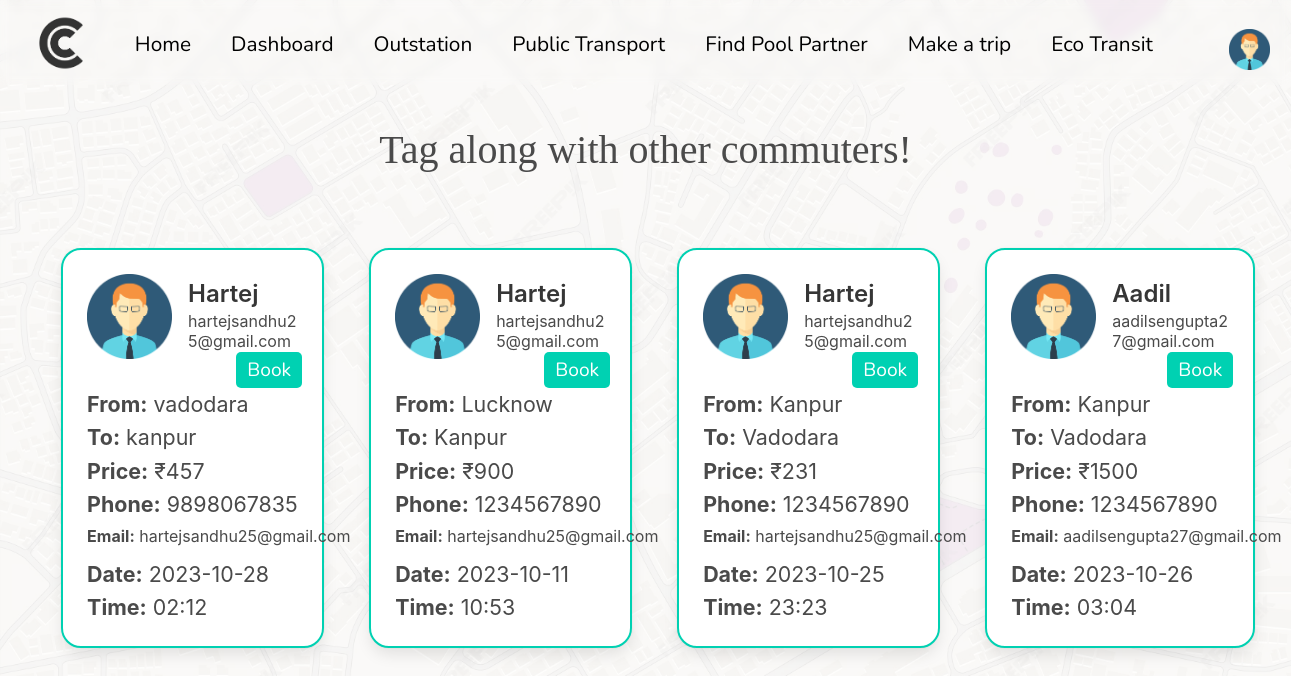
Screenshot of /outstation (signed in) with the database file from the repository.
### main/models.py (models this page shows)
class outstation(models.Model):
    start = models.CharField(max_length=100)
    end = models.CharField(max_length=100)
    time = models.CharField(max_length=100)
    date = models.CharField(max_length=100)
    seats = models.CharField(max_length=100)
    price = models.CharField(max_length=100)
    driver = models.CharField(max_length=100)
    car = models.CharField(max_length=100)
    phone = models.CharField(max_length=100)
    status = models.CharField(max_length=100)

### main/views.py (the view)
# urls.py: path('outstation', views.outstationn, name='outstation'),
def outstationn(request):
    if not request.user.is_authenticated:
        return redirect('/login')
    data = outstation.objects.all()
    users = []
    newData =[]
    for i in data:
        if i.driver == 1:
            continue
        newData.append(i.__dict__)
        newData[-1]['user'] = User.objects.get(id=i.driver).__dict__
    print(newData)
    return render(request, 'outstation.html', {'data': newData, 'userss': users})

### main/templates/outstation.html (shortened to what this page needs)
{% extends "bg.html" %}
{% load static %}
{% block content %}
<link rel="stylesheet" href="https://cdn.jsdelivr.net/npm/bulma@0.9.4/css/bulma.min.css">
<link rel="stylesheet" href="{% static 'outstation.css' %}">
    <div class="Head">
        <h1 style='position: absolute; top: 120px; left: 50%; transform: translateX(-50%); font-family: "SFProBold"; font-size: 2.5rem; color: "#000"' >Tag along with other commuters!</h1>
            {% for x in data %}
            <div class="card" id="{{x.id}}" style='position: relative;' >
                <button class='BookBtn' onClick='alert("Ride with {{x.user.first_name}} has been booked. Please check your email for further details.")' >Book</button>
                <div class="card-content">
                  <div class="media">
                    <div class="media-left">
                      <figure class="image">
                        <img src="{% static 'dpdemo.png' %}">
                      </figure>
                    </div>
                    <div class="media-content" style='transform: translateY(6px)' >
                      <p class="title is-4">{{ x.user.first_name }}</p>
                      <p class="subtitle is-6">{{ x.user.username }}</p>
                    </div>
                  </div>
                  <div class="content" style='font-size: 1.34rem; line-height: 12px; transform: translateY(15px)' >
                    <p><b>From:</b> {{ x.start }}</p>
                    <p><b>To:</b> {{ x.end }}</p>
                    <p><b>Price:</b> ₹{{ x.price }}</p>
                    <p><b>Phone:</b> {{x.phone}}</p>
                    <p style='font-size: 1.0rem; line-height: 8px; width: 125%' ><b>Email:</b> {{x.user.email}}</p>
                    <br>
                    <p><b>Date:</b> {{x.date}}</p>
                    <p><b>Time:</b> {{x.time}}</p>
                  </div>
                </div>
              </div>
            {% endfor %}
            </div>
            {% endblock content %}

### main/templates/bg.html (shortened to what this page needs)
{% load static %}
<!DOCTYPE html>
<html lang="en">
<head>
    <link rel="stylesheet" href="https://cdn.jsdelivr.net/npm/bulma@0.9.4/css/bulma.min.css">
</head>
<body>
    <nav>
        <ul>
          <img style='height: 56px; transform: translateY(-14px); margin-left: 36px; margin-right: 7px' src="{% static "logo.png" %}" alt="">
            <li><a href="/">Home</a></li>
            <li><a href="/dashboard">Dashboard</a></li>
            <li><a href="/outstation">Outstation</a></li>
            <li><a href="/ecoTransit">Public Transport</a></li>
            <li><a href="/findPool">Find Pool Partner</a></li>
            <li><a href="/create_outstation">Make a trip</a></li>
            <li><a href="/ecoRoute">Eco Transit</a></li>
        </ul>
        {% if user.is_authenticated%}
        <a href="logout">
        <img src="{% static 'dpdemo.png' %}" class="pfp">
        </a>
        {% else %}
        <div>
        <a href="login">Login</a>
        <a href="register" style='margin-left:1.4em;margin-right:1.4em;'>Signup</a>
        </div>
        {%endif%}
      </nav>
      {% block content %}
    {% endblock %}
</body>
</html>

### main/static/outstation.css (style rules this page uses)
.card { height: 25em; border-radius: 20px; width: 20rem; margin: 0 1.4em; border-color: #00d1b2; border-width: 2.6px; border-style: solid; }
.Head { display: grid; width: 100vw; height: 100vh; padding: 7.5vw 3vw; padding-top: 15.5em; display: flex; }
.image { width: 85px; height: 85px; }
.BookBtn { display: grid; justify-content: center; align-items: center; border: none; padding: 0.3rem 0.7rem; border-radius: 5px; position: absolute; right: 20px; top: 102px; background-color: #00d1b2; color: #fff; font-size: 1.2rem; font-family: "Nunito", sans-serif; transition: all 0.3s; cursor: pointer; z-index: 80; }

### rows the page displays
outstation: user.first_name "Hartej", user.username "hartejsandhu25@gmail.com", start "vadodara", end "kanpur", price "457", phone "9898067835", user.email "hartejsandhu25@gmail.com", date "2023-10-28", time "02:12"
outstation: user.first_name "Hartej", user.username "hartejsandhu25@gmail.com", start "Lucknow", end "Kanpur", price "900", phone "1234567890", user.email "hartejsandhu25@gmail.com", date "2023-10-11", time "10:53"
outstation: user.first_name "Hartej", user.username "hartejsandhu25@gmail.com", start "Kanpur", end "Vadodara", price "231", phone "1234567890", user.email "hartejsandhu25@gmail.com", date "2023-10-25", time "23:23"
outstation: user.first_name "Aadil", user.username "aadilsengupta27@gmail.com", start "Kanpur", end "Vadodara", price "1500", phone "1234567890", user.email "aadilsengupta27@gmail.com", date "2023-10-26", time "03:04"
